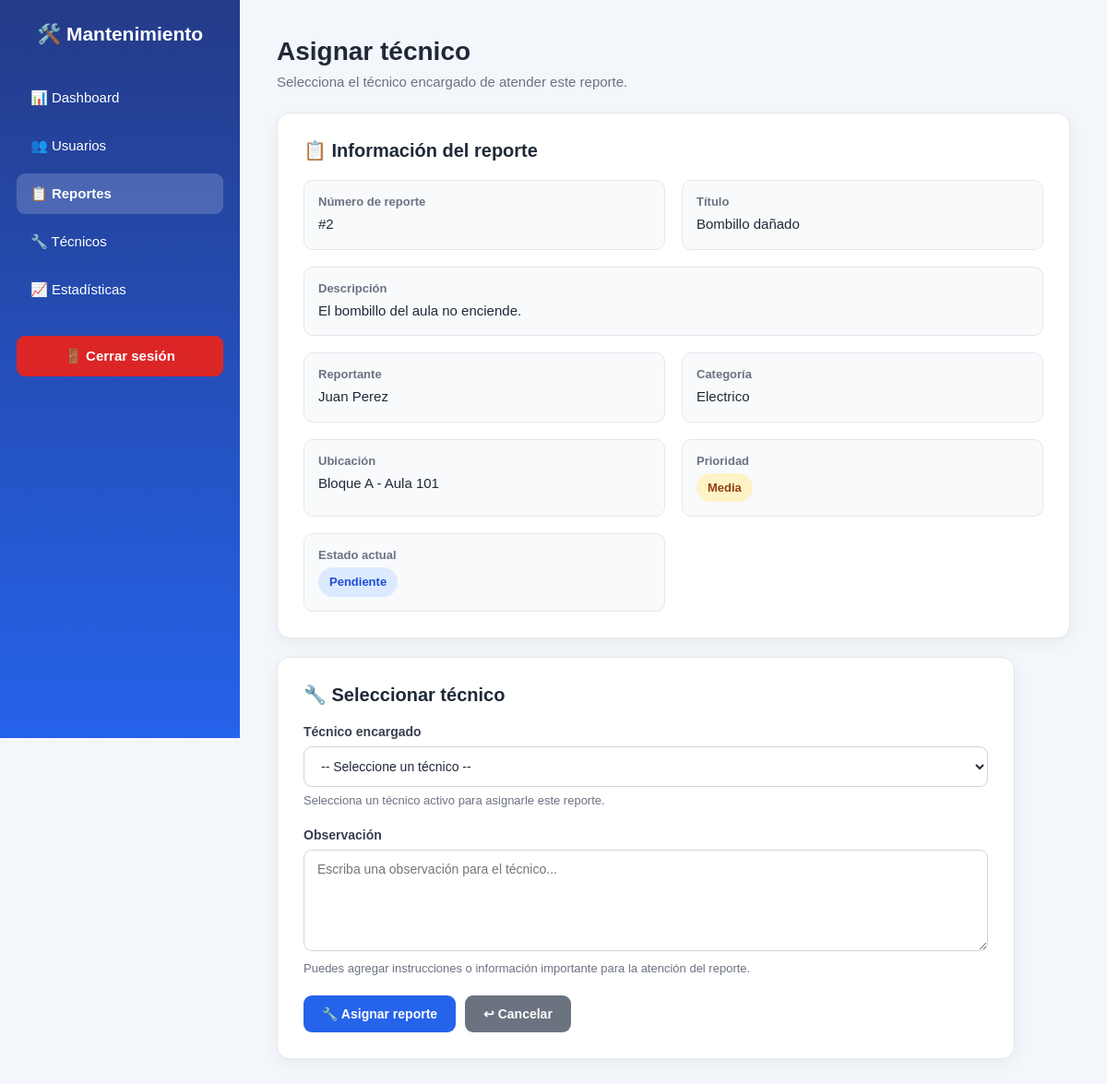
Page /frontend/dashboard/asignar_reporte.php?id=2 (signed in) on the committed database.
### tables this page shows
CREATE TABLE `reportes` (
  `id_reporte` int NOT NULL AUTO_INCREMENT,
  `titulo` varchar(150) NOT NULL,
  `descripcion` text NOT NULL,
  `fecha_reporte` datetime NOT NULL DEFAULT CURRENT_TIMESTAMP,
  `id_usuario` int NOT NULL,
  `id_categoria` int NOT NULL,
  `id_ubicacion` int NOT NULL,
  `id_prioridad` int NOT NULL,
  `id_estado` int NOT NULL,
  PRIMARY KEY (`id_reporte`),
  KEY `fk_reporte_usuario` (`id_usuario`),
  KEY `fk_reporte_categoria` (`id_categoria`),
  KEY `fk_reporte_ubicacion` (`id_ubicacion`),
  KEY `fk_reporte_prioridad` (`id_prioridad`),
  KEY `fk_reporte_estado` (`id_estado`),
  CONSTRAINT `fk_reporte_categoria` FOREIGN KEY (`id_categoria`) REFERENCES `categorias` (`id_categoria`) ON DELETE RESTRICT ON UPDATE CASCADE,
  CONSTRAINT `fk_reporte_estado` FOREIGN KEY (`id_estado`) REFERENCES `estados` (`id_estado`) ON DELETE RESTRICT ON UPDATE CASCADE,
  CONSTRAINT `fk_reporte_prioridad` FOREIGN KEY (`id_prioridad`) REFERENCES `prioridades` (`id_prioridad`) ON DELETE RESTRICT ON UPDATE CASCADE,
  CONSTRAINT `fk_reporte_ubicacion` FOREIGN KEY (`id_ubicacion`) REFERENCES `ubicaciones` (`id_ubicacion`) ON DELETE RESTRICT ON UPDATE CASCADE,
  CONSTRAINT `fk_reporte_usuario` FOREIGN KEY (`id_usuario`) REFERENCES `usuarios` (`id_usuario`) ON DELETE RESTRICT ON UPDATE CASCADE
);

CREATE TABLE `categorias` (
  `id_categoria` int NOT NULL AUTO_INCREMENT,
  `nombre` varchar(100) NOT NULL,
  `descripcion` varchar(255) DEFAULT NULL,
  `estado` tinyint(1) NOT NULL DEFAULT '1',
  PRIMARY KEY (`id_categoria`),
  UNIQUE KEY `nombre` (`nombre`)
);

CREATE TABLE `ubicaciones` (
  `id_ubicacion` int NOT NULL AUTO_INCREMENT,
  `bloque` varchar(100) NOT NULL,
  `espacio` varchar(100) NOT NULL,
  `descripcion` varchar(255) DEFAULT NULL,
  `estado` tinyint(1) NOT NULL DEFAULT '1',
  PRIMARY KEY (`id_ubicacion`)
);

CREATE TABLE `prioridades` (
  `id_prioridad` int NOT NULL AUTO_INCREMENT,
  `nombre` varchar(50) NOT NULL,
  `descripcion` varchar(255) DEFAULT NULL,
  PRIMARY KEY (`id_prioridad`),
  UNIQUE KEY `nombre` (`nombre`)
);

CREATE TABLE `estados` (
  `id_estado` int NOT NULL AUTO_INCREMENT,
  `nombre` varchar(50) NOT NULL,
  `descripcion` varchar(255) DEFAULT NULL,
  PRIMARY KEY (`id_estado`),
  UNIQUE KEY `nombre` (`nombre`)
);

### frontend/dashboard/asignar_reporte.php (the view, shortened to what this page needs)
<?php
$database = new Database();
$db = $database->conectar();
$id_reporte = intval($_GET["id"]);
$sql = "SELECT
            r.id_reporte,
            r.titulo,
            r.descripcion,
            r.fecha_reporte,
            c.nombre AS categoria,
            u.bloque,
            u.espacio,
            p.nombre AS prioridad,
            e.nombre AS estado,
            CONCAT(
                usr.nombre,
                ' ',
                usr.apellido
            ) AS reportante
        FROM reportes r
        INNER JOIN categorias c
            ON r.id_categoria = c.id_categoria
        INNER JOIN ubicaciones u
            ON r.id_ubicacion = u.id_ubicacion
        INNER JOIN prioridades p
            ON r.id_prioridad = p.id_prioridad
        INNER JOIN estados e
            ON r.id_estado = e.id_estado
        INNER JOIN usuarios usr
            ON r.id_usuario = usr.id_usuario
        WHERE r.id_reporte = :id_reporte";
$stmt = $db->prepare($sql);
$stmt->execute([
    ":id_reporte" => $id_reporte
]);
$reporte = $stmt->fetch(PDO::FETCH_ASSOC);
$sqlTecnicos = "SELECT
                    id_usuario,
                    nombre,
                    apellido,
                    correo
                FROM usuarios
                WHERE id_rol = 3
                AND estado = 1
                ORDER BY nombre, apellido";
$stmtTecnicos = $db->prepare($sqlTecnicos);
$stmtTecnicos->execute();
$tecnicos = $stmtTecnicos->fetchAll(PDO::FETCH_ASSOC);
?>
<!DOCTYPE html>
<html lang="es">
<head>
</head>
<body>
    <aside class="sidebar">
        <div class="logo">
            🛠️ Mantenimiento
        </div>
        <nav class="menu">
            <a href="administrador.php">
                📊 Dashboard
            </a>
            <a href="usuarios.php">
                👥 Usuarios
            </a>
            <a href="reportes_admin.php"
               class="activo">
                📋 Reportes
            </a>
            <a href="tecnicos.php">
                🔧 Técnicos
            </a>
            <a href="estadisticas.php">
                📈 Estadísticas
            </a>
            <a href="../../backend/auth/logout.php"
               class="logout">
                🚪 Cerrar sesión
            </a>
        </nav>
    </aside>
    <main class="contenido">
        <div class="encabezado">
            <h1>
                Asignar técnico
            </h1>
            <p>
                Selecciona el técnico encargado de atender este reporte.
            </p>
        </div>
        <div class="tarjeta">
            <h2>
                📋 Información del reporte
            </h2>
            <div class="datos-reporte">
                <div class="dato">
                    <span class="dato-label">
                        Número de reporte
                    </span>
                    <span class="dato-valor">
                        #<?php echo htmlspecialchars($reporte["id_reporte"]); ?>
                    </span>
                </div>
                <div class="dato">
                    <span class="dato-label">
                        Título
                    </span>
                    <span class="dato-valor">
                        <?php echo htmlspecialchars($reporte["titulo"]); ?>
                    </span>
                </div>
                <div class="dato dato-completo">
                    <span class="dato-label">
                        Descripción
                    </span>
                    <span class="dato-valor">
                        <?php echo nl2br(htmlspecialchars($reporte["descripcion"])); ?>
                    </span>
                </div>
                <div class="dato">
                    <span class="dato-label">
                        Reportante
                    </span>
                    <span class="dato-valor">
                        <?php echo htmlspecialchars($reporte["reportante"]); ?>
                    </span>
                </div>
                <div class="dato">
                    <span class="dato-label">
                        Categoría
                    </span>
                    <span class="dato-valor">
                        <?php echo htmlspecialchars($reporte["categoria"]); ?>
                    </span>
                </div>
                <div class="dato">
                    <span class="dato-label">
                        Ubicación
                    </span>
                    <span class="dato-valor">
                        <?php
                        echo htmlspecialchars($reporte["bloque"]);
                        ?>
                        -
                        <?php
                        echo htmlspecialchars($reporte["espacio"]);
                        ?>
                    </span>
                </div>
                <div class="dato">
                    <span class="dato-label">
                        Prioridad
                    </span>
                    <span class="dato-valor">
                        <span class="badge badge-prioridad">
                            <?php
                            echo htmlspecialchars($reporte["prioridad"]);
                            ?>
                        </span>
                    </span>
                </div>
                <div class="dato">
                    <span class="dato-label">
                        Estado actual
                    </span>
                    <span class="dato-valor">
                        <span class="badge badge-estado">
                            <?php
                            echo htmlspecialchars($reporte["estado"]);
                            ?>
                        </span>
                    </span>
                </div>
            </div>
        </div>
        <div class="tarjeta formulario">
            <h2>
                🔧 Seleccionar técnico
            </h2>
            <?php if (count($tecnicos) > 0): ?>
                <form
                    action="../../backend/reportes/asignar.php"
                    method="POST"
                >
                    <div class="campo">
                        <label for="id_tecnico">
                            Técnico encargado
                        </label>
                        <select
                            name="id_tecnico"
                            id="id_tecnico"
                            required
                        >
                            <option value="">
                                -- Seleccione un técnico --
                            </option>
                        </select>
                        <span class="ayuda">
                            Selecciona un técnico activo para asignarle este reporte.
                        </span>
                    </div>
                    <div class="campo">
                        <label for="observacion">
                            Observación
                        </label>
                        <textarea
                            name="observacion"
                            id="observacion"
                            rows="4"
                            placeholder="Escriba una observación para el técnico..."
                        ></textarea>
                        <span class="ayuda">
                            Puedes agregar instrucciones o información importante
                            para la atención del reporte.
                        </span>
                    </div>
                    <div class="acciones">
                        <button
                            type="submit"
                            class="btn btn-primary"
                        >
                            🔧 Asignar reporte
                        </button>
                        <a
                            href="reportes_admin.php"
                            class="btn btn-secondary"
                        >
                            ↩ Cancelar
                        </a>
                    </div>
                </form>
            <?php endif; ?>
        </div>
    </main>
</body>
</html>

### frontend/dashboard/asignar_reporte.php (style rules this page uses)
* { box-sizing: border-box; margin: 0; padding: 0; }
body { font-family: Arial, Helvetica, sans-serif; background: #f3f6fa; color: #1f2937; min-height: 100vh; }
.sidebar { position: fixed; top: 0; left: 0; width: 260px; height: 100vh; background: linear-gradient( 180deg, #243b88 0%, #2563eb 100% ); color: white; padding: 25px 18px; z-index: 1000; }
.logo { text-align: center; font-size: 21px; font-weight: bold; margin-bottom: 35px; }
.menu { display: flex; flex-direction: column; gap: 8px; }
.menu a { display: block; text-decoration: none; color: white; padding: 13px 15px; border-radius: 9px; font-size: 15px; transition: 0.2s; }
.menu a.activo { background: rgba(255, 255, 255, 0.18); font-weight: 600; }
.menu a.logout { background: #dc2626; margin-top: 20px; text-align: center; font-weight: 600; }
.contenido { margin-left: 260px; width: calc(100% - 260px); min-height: 100vh; padding: 40px; }
.encabezado { margin-bottom: 25px; }
.encabezado h1 { font-size: 28px; color: #1f2937; margin-bottom: 8px; }
.encabezado p { color: #6b7280; font-size: 15px; }
.tarjeta { background: white; border: 1px solid #e5e7eb; border-radius: 14px; padding: 28px; margin-bottom: 20px; box-shadow: 0 5px 18px rgba(0, 0, 0, 0.05); }
.tarjeta h2 { color: #1f2937; font-size: 20px; margin-bottom: 20px; }
.datos-reporte { display: grid; grid-template-columns: repeat(2, minmax(0, 1fr)); gap: 18px; }
.dato { background: #f8fafc; border: 1px solid #e5e7eb; border-radius: 10px; padding: 15px; }
.dato-completo { grid-column: 1 / -1; }
.dato-label { display: block; color: #6b7280; font-size: 13px; font-weight: 600; margin-bottom: 6px; }
.dato-valor { color: #1f2937; font-size: 15px; line-height: 1.5; }
.badge { display: inline-block; padding: 6px 12px; border-radius: 20px; font-size: 13px; font-weight: 600; }
.badge-prioridad { background: #fef3c7; color: #92400e; }
.badge-estado { background: #dbeafe; color: #1d4ed8; }
.formulario { max-width: 800px; }
.campo { margin-bottom: 22px; }
.campo label { display: block; color: #374151; font-size: 14px; font-weight: 600; margin-bottom: 8px; }
.campo select, .campo textarea { width: 100%; padding: 12px 14px; border: 1px solid #d1d5db; border-radius: 9px; background: white; color: #1f2937; font-family: inherit; font-size: 14px; outline: none; transition: 0.2s; }
.campo textarea { min-height: 110px; resize: vertical; }
.ayuda { display: block; margin-top: 7px; color: #6b7280; font-size: 13px; }
.acciones { display: flex; align-items: center; gap: 10px; margin-top: 10px; flex-wrap: wrap; }
.btn { display: inline-block; border: none; border-radius: 9px; padding: 12px 20px; font-family: inherit; font-size: 14px; font-weight: 600; text-decoration: none; cursor: pointer; transition: 0.2s; }
.btn-primary { background: #2563eb; color: white; }
.btn-secondary { background: #6b7280; color: white; }

### rows in the picture
reportes: id_reporte "2", titulo "Bombillo dañado", descripcion "El bombillo del aula no enciende.", id_categoria.nombre "Electrico", id_ubicacion.bloque "Bloque A", id_ubicacion.espacio "Aula 101", id_prioridad.nombre "Media", id_estado.nombre "Pendiente"

### other values in the picture
$reporte["reportante"] "Juan Perez"
